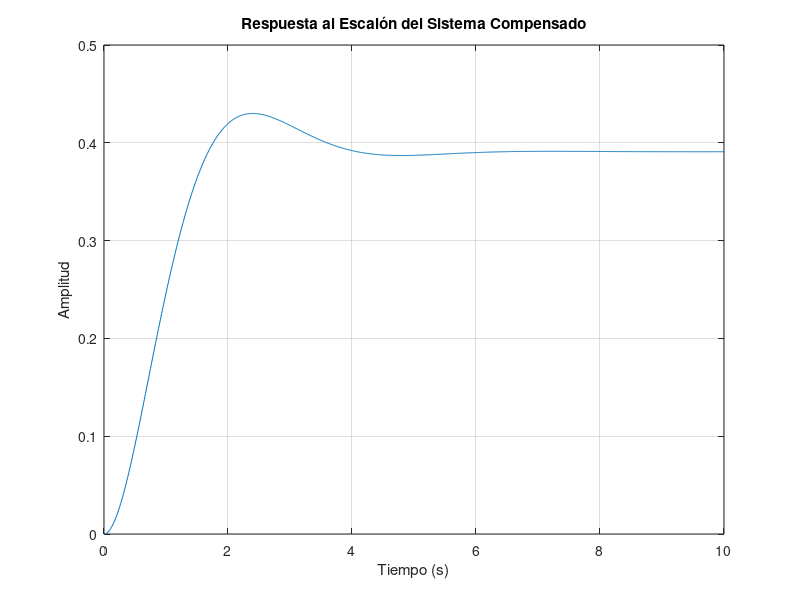

The MATLAB source for this figure:
clear
% Datos del sistema original
G_num = [1.0309];
G_den = [1, 0.6247, 1.0309];

G_tf1 = tf(G_num, G_den);

% Representación en espacio de estados
[A, B, C, D] = tf2ss(G_num, G_den);

% Parámetros de desempeño
M_p = 0.10;
T_s_original = 4 / (0.8 * sqrt(1 - 0.8^2));  % Estimación inicial del tiempo de estabilización original
T_s_desired = T_s_original / 2;  % Nuevo tiempo de estabilización deseado

% Resolver para zeta
solve_zeta = @(M_p) fzero(@(zeta) exp(-zeta * pi / sqrt(1 - zeta^2)) - M_p, 0.6);
zeta = solve_zeta(M_p);

% Calcular omega_n deseado
omega_n_desired = 4 / (zeta * T_s_desired);

% Polos deseados para el controlador
poles_controlador = [-zeta * omega_n_desired + 1j * omega_n_desired * sqrt(1 - zeta^2), ...
                     -zeta * omega_n_desired - 1j * omega_n_desired * sqrt(1 - zeta^2)];

% Ganancias del controlador
K = acker(A, B, poles_controlador);

% Polos del observador (más rápidos que los del controlador)
poles_observador = 2 * poles_controlador;
L = acker(A', C', poles_observador)';

% Nuevo sistema en espa  cio de estados con compensador y observador
A_aug = [A - B * K, B * K; zeros(size(A)), A - L * C];
B_aug = [B; zeros(size(B))];
C_aug = [C, zeros(size(C))];
D_aug = D;

% Simulación de la respuesta del sistema
sys_aug = ss(A_aug, B_aug, C_aug, D_aug);

% Respuesta al escalón
t = 0:0.01:10;
[y, t] = step(sys_aug, t);

% Graficar la respuesta
plot(t, y)
title("Respuesta al Escalón del Sistema Compensado")
xlabel("Tiempo (s)")
ylabel("Amplitud")
grid on

% Verificar el error en estado estacionario
ess = abs(1 - y(end))